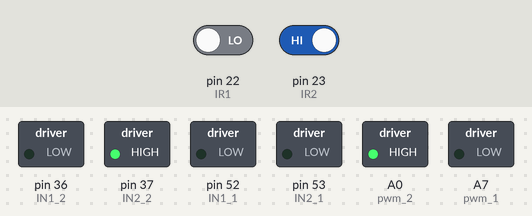
Recording of a sketch running on a simulated Arduino Mega 2560, built with avr-gcc and run on an emulated ATmega2560. On the bench: switched loads named in the sketch (green lamp = pin HIGH). The test bench sets the inputs (shaded band); at power-on: pin 22 (IR1) LOW, pin 23 (IR2) HIGH.

Above: at 1.2 s.
1.3 s: pin 22 (IR1) driven HIGH
At 2.5 s:
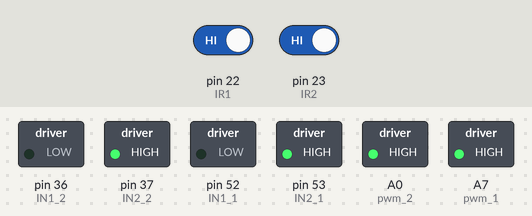
2.8 s: pin 23 (IR2) driven LOW
At 3.6 s:
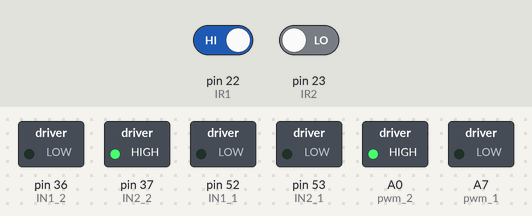
4.3 s: pin 23 (IR2) driven HIGH
At 4.8 s:
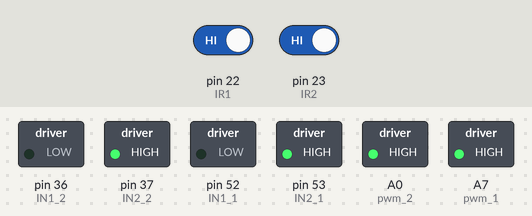
Timing chart, 0 to 7.3 s (numbered marks = the images above; inputs shaded):
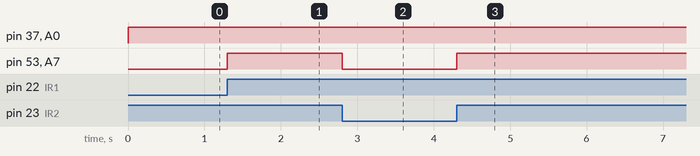

Measured:
- after the input at 1.3 s, pin 53 (IN2_1), A7 (pwm_1): LOW → HIGH at once
- after the input at 2.8 s, pin 53 (IN2_1), A7 (pwm_1): HIGH → LOW at once
- after the input at 4.3 s, pin 53 (IN2_1), A7 (pwm_1): LOW → HIGH at once

The sketch:

Initial_IR_Try.ino
```cpp
int IR1 = 22;
int IR2 = 23;
int IN1_1 = 52;
int IN2_1 = 53;
int IN1_2 = 36;
int IN2_2 = 37;
int pwm_1 = A7;
int pwm_2 = A0;

void setup()
{
  pinMode(IR1, INPUT);
  pinMode(IR2, INPUT);
  pinMode(IN1_1, OUTPUT);
  pinMode(IN2_1, OUTPUT);
  pinMode(IN1_2, OUTPUT);
  pinMode(IN2_2, OUTPUT);
  pinMode(pwm_1, OUTPUT);
  pinMode(pwm_2, OUTPUT);
  //  pinMode(LED, OUTPUT);

  Serial.begin(9600);
}

void loop()
{
  if (digitalRead(IR1)  && digitalRead(IR2) == LOW)    //Check the sensor output  STOP
  {
//    Serial.println("Inside of 7 cm");
        digitalWrite(IN1_1, LOW);   // set the motor to start
        digitalWrite(IN2_1,LOW);
        analogWrite(pwm_1, 0);
  }

  if (digitalRead(IR1)  & digitalRead(IR2) == HIGH) {  // FORWARD
    digitalWrite(IN1_1, LOW);   // set the motor to start
    digitalWrite(IN2_1, HIGH);
    analogWrite(pwm_1, 150);
//    Serial.println("Outside of 7 cm");
  }
  digitalWrite(IN1_2, LOW);   // set the motor to start
  digitalWrite(IN2_2, HIGH);
  analogWrite(pwm_2, 150);
}
```
